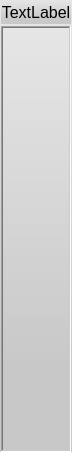
<?xml version="1.0" encoding="UTF-8"?>
<ui version="4.0">
 <class>CStereoChannelWidget</class>
 <widget class="QFrame" name="CStereoChannelWidget">
  <property name="geometry">
   <rect>
    <x>0</x>
    <y>0</y>
    <width>72</width>
    <height>452</height>
   </rect>
  </property>
  <property name="windowTitle">
   <string>Form</string>
  </property>
  <property name="styleSheet">
   <string notr="true">QFrame{background-color: qlineargradient(spread:pad, x1:0, y1:0, x2:0, y2:1, stop:0 rgba(230, 230, 230, 255), stop:0.8 rgba(200, 200, 200, 255));}
</string>
  </property>
  <layout class="QVBoxLayout" name="verticalLayout">
   <property name="spacing">
    <number>1</number>
   </property>
   <property name="leftMargin">
    <number>1</number>
   </property>
   <property name="topMargin">
    <number>0</number>
   </property>
   <property name="rightMargin">
    <number>1</number>
   </property>
   <property name="bottomMargin">
    <number>0</number>
   </property>
   <item>
    <widget class="QLCDLabel" name="Name">
     <property name="sizePolicy">
      <sizepolicy hsizetype="Preferred" vsizetype="Fixed">
       <horstretch>0</horstretch>
       <verstretch>0</verstretch>
      </sizepolicy>
     </property>
     <property name="minimumSize">
      <size>
       <width>0</width>
       <height>24</height>
      </size>
     </property>
     <property name="maximumSize">
      <size>
       <width>16777215</width>
       <height>24</height>
      </size>
     </property>
     <property name="font">
      <font>
       <pointsize>12</pointsize>
      </font>
     </property>
     <property name="text">
      <string>TextLabel</string>
     </property>
     <property name="alignment">
      <set>Qt::AlignCenter</set>
     </property>
     <property name="wordWrap">
      <bool>true</bool>
     </property>
    </widget>
   </item>
   <item>
    <widget class="CChannelEffects" name="ChannelEffects">
     <property name="frameShape">
      <enum>QFrame::NoFrame</enum>
     </property>
     <property name="frameShadow">
      <enum>QFrame::Raised</enum>
     </property>
     <property name="lineWidth">
      <number>0</number>
     </property>
    </widget>
   </item>
   <item>
    <widget class="CChannelVol" name="ChannelVol">
     <property name="sizePolicy">
      <sizepolicy hsizetype="Preferred" vsizetype="Expanding">
       <horstretch>0</horstretch>
       <verstretch>0</verstretch>
      </sizepolicy>
     </property>
     <property name="frameShape">
      <enum>QFrame::WinPanel</enum>
     </property>
     <property name="frameShadow">
      <enum>QFrame::Sunken</enum>
     </property>
    </widget>
   </item>
  </layout>
 </widget>
 <customwidgets>
  <customwidget>
   <class>QLCDLabel</class>
   <extends>QLabel</extends>
   <header>qlcdlabel.h</header>
  </customwidget>
  <customwidget>
   <class>CChannelVol</class>
   <extends>QFrame</extends>
   <header>cchannelvol.h</header>
   <container>1</container>
  </customwidget>
  <customwidget>
   <class>CChannelEffects</class>
   <extends>QFrame</extends>
   <header>cchanneleffects.h</header>
   <container>1</container>
  </customwidget>
 </customwidgets>
 <resources/>
 <connections/>
</ui>
